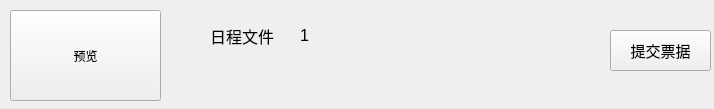
<?xml version="1.0" encoding="UTF-8"?>
<ui version="4.0">
 <class>scheduleItem</class>
 <widget class="QWidget" name="scheduleItem">
  <property name="geometry">
   <rect>
    <x>0</x>
    <y>0</y>
    <width>714</width>
    <height>109</height>
   </rect>
  </property>
  <property name="windowTitle">
   <string>Form</string>
  </property>
  <widget class="QLabel" name="indexLabel">
   <property name="geometry">
    <rect>
     <x>300</x>
     <y>20</y>
     <width>101</width>
     <height>31</height>
    </rect>
   </property>
   <property name="font">
    <font>
     <pointsize>12</pointsize>
    </font>
   </property>
   <property name="text">
    <string>1</string>
   </property>
  </widget>
  <widget class="QPushButton" name="scheduleEmitBtn">
   <property name="geometry">
    <rect>
     <x>610</x>
     <y>30</y>
     <width>101</width>
     <height>41</height>
    </rect>
   </property>
   <property name="font">
    <font>
     <pointsize>11</pointsize>
    </font>
   </property>
   <property name="text">
    <string>提交票据</string>
   </property>
  </widget>
  <widget class="QLabel" name="label_2">
   <property name="geometry">
    <rect>
     <x>210</x>
     <y>20</y>
     <width>81</width>
     <height>31</height>
    </rect>
   </property>
   <property name="font">
    <font>
     <pointsize>12</pointsize>
    </font>
   </property>
   <property name="text">
    <string>日程文件</string>
   </property>
  </widget>
  <widget class="QPushButton" name="pushButton">
   <property name="geometry">
    <rect>
     <x>10</x>
     <y>10</y>
     <width>151</width>
     <height>91</height>
    </rect>
   </property>
   <property name="text">
    <string>预览</string>
   </property>
  </widget>
 </widget>
 <resources/>
 <connections/>
</ui>
